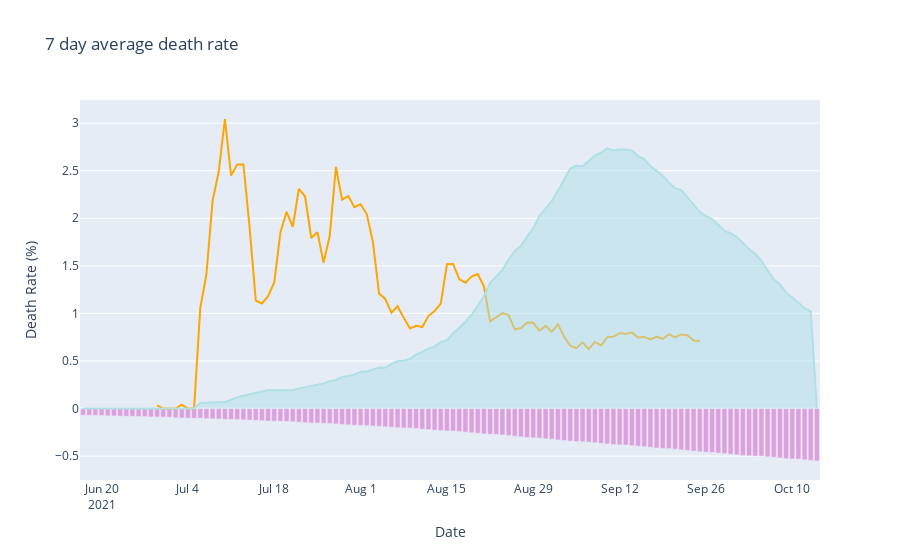

The code cell stored with this chart in its notebook:
### Code cell
fig=px.line(
    rates,
    x="DATE",
    y="AVG_DEATH_RATE",
    title='7 day average death rate',
    color_discrete_sequence=["orange"],
    labels={"DATE":"Date","AVG_DEATH_RATE":"Death Rate (%)"}
)

fig.add_trace(px.area(
    rates, 
    x="DATE",
    y="AVG_CASES_SCALED", 
    labels={"DATE":"Date","AVG_CASES":"Cases"},
    hover_data={"AVG_CASES":True,"AVG_CASES_SCALED":False},
    color_discrete_sequence=["powderblue"]).data[0]
)
          
    
fig.add_trace(px.bar(
    rates,x="DATE",
    y="VAX_INDEX",
    labels={"DATE":"Date","VAX_INDEX":"Vaccination Level (%)","VAX_HOVER":"Vaccination Level (%)"},
    hover_data={"VAX_INDEX":False,"VAX_HOVER":True},
    color_discrete_sequence=["plum"]).data[0],
)
              
fig.show()
